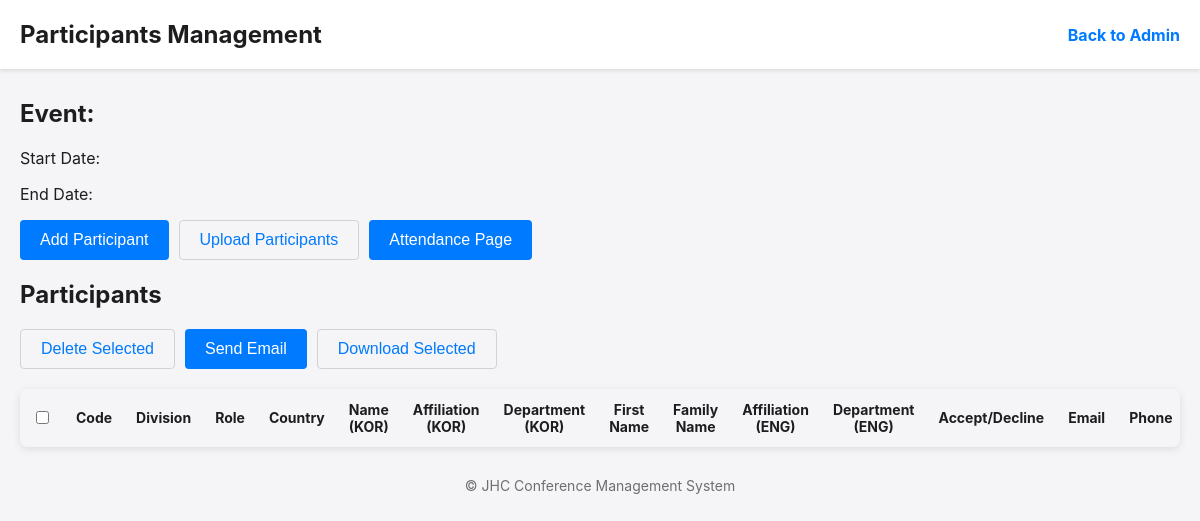
/event/17, run on an earlier commit of the app's database.
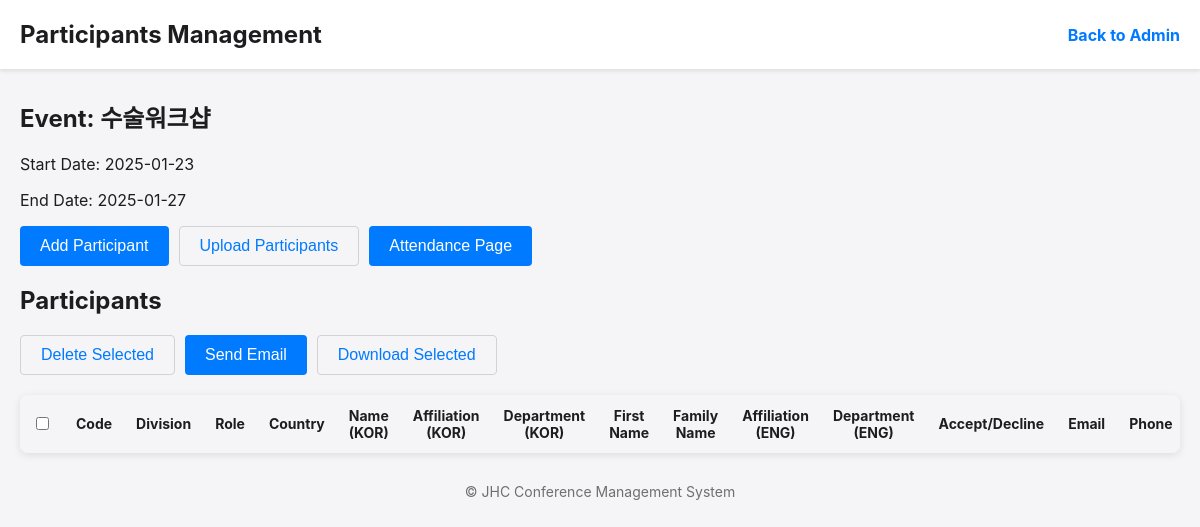
And on a later commit of the database.
### tables this page shows
CREATE TABLE events (
        id INTEGER PRIMARY KEY AUTOINCREMENT,
        name TEXT NOT NULL,
        start_date TEXT NOT NULL,
        end_date TEXT NOT NULL
    );

### app.py (the view)
@app.route('/event/<int:event_id>')
def participant_management(event_id):
    conn = sqlite3.connect('events.db')
    cursor = conn.cursor()
    cursor.execute('SELECT * FROM events WHERE id = ?', (event_id,))
    event = cursor.fetchone()
    cursor.execute('''
        SELECT id, event_id, division, role, country, name_kor, affiliation_kor, department_kor,
               first_name, family_name, affiliation_eng, department_eng, accept_or_decline,
               email, phone, position, license_number, cv, photo, ppt, script, agree,
               remark_user, remark_admin, check_in_time, check_out_time
        FROM participants
        WHERE event_id = ?
    ''', (event_id,))
    participants = cursor.fetchall()
    logging.debug("Participants fetched from the database:\n%s", participants)
    participant_files = {}
    cursor.execute('SELECT participant_id, id, filename FROM participant_files')
    for row in cursor.fetchall():
        participant_id, file_id, filename = row
        if participant_id not in participant_files:
            participant_files[participant_id] = []
        participant_files[participant_id].append((file_id, filename))
    conn.close()
    return render_template(
        'participants.html',
        event=event,
        participants=participants,
        participant_files=participant_files
    )

### templates/participants.html (shortened to what this page needs)
<!DOCTYPE html>
<html>
<head>
</head>
<body>
    <header>
        <h1>Participants Management</h1>
        <a href="/">Back to Admin</a>
    </header>
    <main>
        <div class="event-info">
            <h2>Event: {{ event[1] }}</h2>
            <p>Start Date: {{ event[2] }}</p>
            <p>End Date: {{ event[3] }}</p>
        </div>
        <div class="action-buttons">
            <button class="primary" onclick="openPopup('/add_participant/{{ event[0] }}')">Add Participant</button>
            <button class="secondary" onclick="openPopup('/upload_participants/{{ event[0] }}')">Upload Participants</button>
            <button class="primary" onclick="openPopupAttn('/track_checkin')">Attendance Page</button>
        </div>
        <form action="/delete_participants/{{ event[0] }}" method="post">
            <h2>Participants</h2>
            <div class="action-buttons">
                <button class="secondary" type="submit">Delete Selected</button>
                <button class="primary" type="button" onclick="openEmailPopup()">Send Email</button>
                <button class="secondary" type="button" onclick="downloadExcel()">Download Selected</button>
            </div>
            <div class="table-container">
                <table>
                    <thead>
                        <tr>
                            <th><input type="checkbox" onclick="toggleSelectAll(this, 'selected_participants')"></th>
                            <th>Code</th>
                            <th>Division</th>
                            <th>Role</th>
                            <th>Country</th>
                            <th>Name (KOR)</th>
                            <th>Affiliation (KOR)</th>
                            <th>Department (KOR)</th>
                            <th>First Name</th>
                            <th>Family Name</th>
                            <th>Affiliation (ENG)</th>
                            <th>Department (ENG)</th>
                            <th>Accept/Decline</th>
                            <th>Email</th>
                            <th>Phone</th>
                        </tr>
                    </thead>
                </table>
            </div>
        </form>
    </main>
    <footer>
        <p>&copy; JHC Conference Management System</p>
    </footer>
</body>
</html>

What changed in the data, as far as the page shows it:
added events: name "수술워크샵", start_date "2025-01-23", end_date "2025-01-27"
